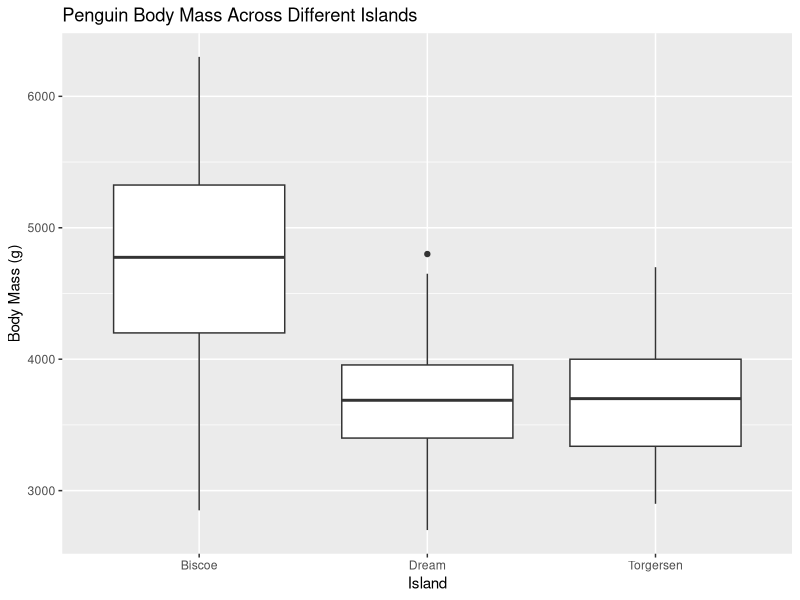
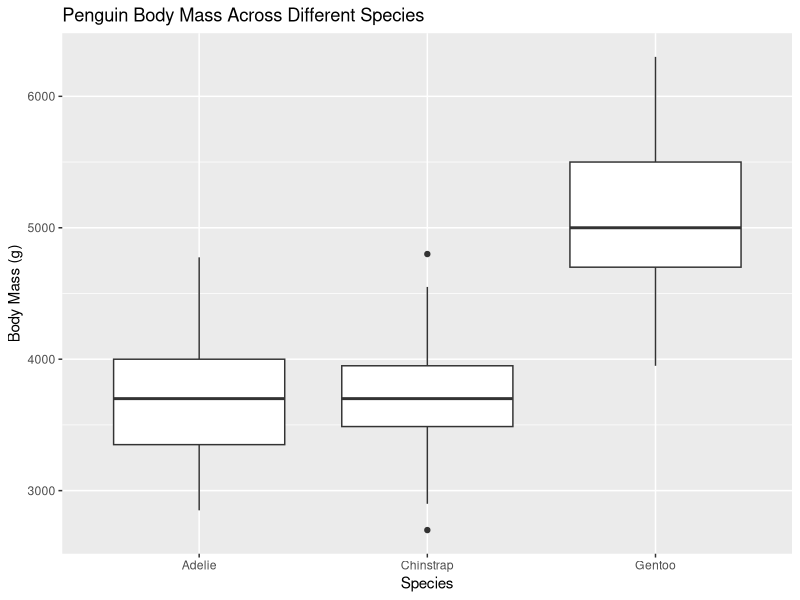
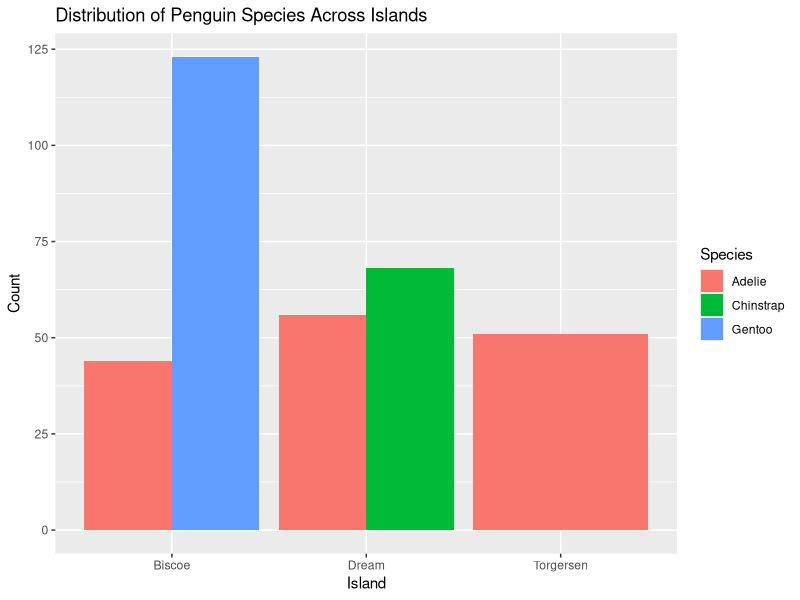
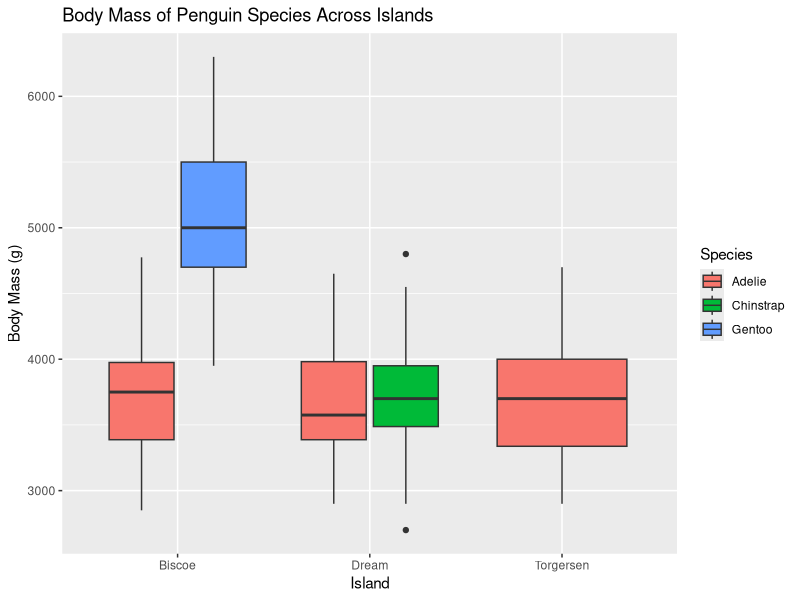

Write the R code that produced these figures, in order.
## ---- chunk 1
#| label: load-packages
#| include: false

library(tidyverse)
library(palmerpenguins)
## ---- chunk 2
#| label: data-inventory
#| warning: false
#| echo: false
head(penguins)
## ---- chunk 3
#| label: filter-data
#| warning: false
#| echo: true

nrow(penguins)
penguins_filtered <- penguins %>% 
  filter(!is.na(body_mass_g) & !is.na(island) & !is.na(species))
nrow(penguins_filtered)

## ---- chunk 4
#| label: plot-island-weights
#| warning: false
#| echo: false

ggplot(penguins_filtered, aes(x = island, y = body_mass_g)) + 
  geom_boxplot() + 
  labs(
    title = "Penguin Body Mass Across Different Islands",
    x = "Island",
    y = "Body Mass (g)"
  )
## ---- chunk 5
#| label: plot-weight-species
#| warning: false
#| echo: false

ggplot(penguins_filtered, aes(x = species, y = body_mass_g)) + 
  geom_boxplot() + 
  labs(
    title = "Penguin Body Mass Across Different Species",
    x = "Species",
    y = "Body Mass (g)"
  )
## ---- chunk 6
#| label: plot-island-species
#| warning: false
#| echo: false

ggplot(penguins_filtered, aes(x = island, fill = species)) +
  geom_bar(position = "dodge") +
  labs(
    title = "Distribution of Penguin Species Across Islands",
    x = "Island",
    y = "Count",
    fill = "Species"
  )

## ---- chunk 7
#| label: plot-island-species-weight
#| warning: false
#| echo: false

ggplot(penguins_filtered, aes(x = island, y = body_mass_g, fill = species)) +
  geom_boxplot() +
  labs(
    title = "Body Mass of Penguin Species Across Islands",
    x = "Island",
    y = "Body Mass (g)",
    fill = "Species"
  )

